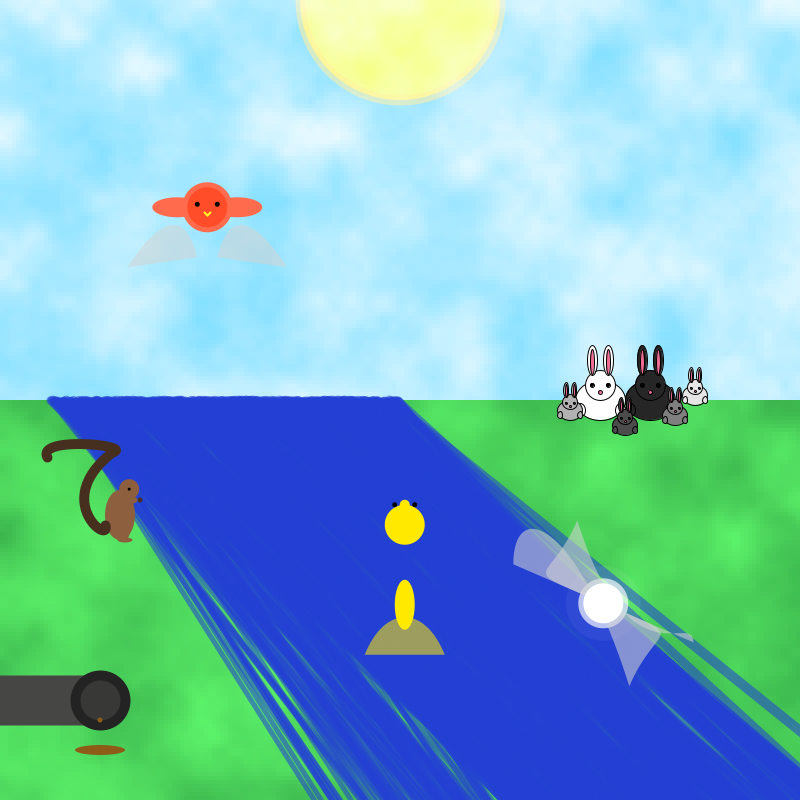
Frame 1 (no input)
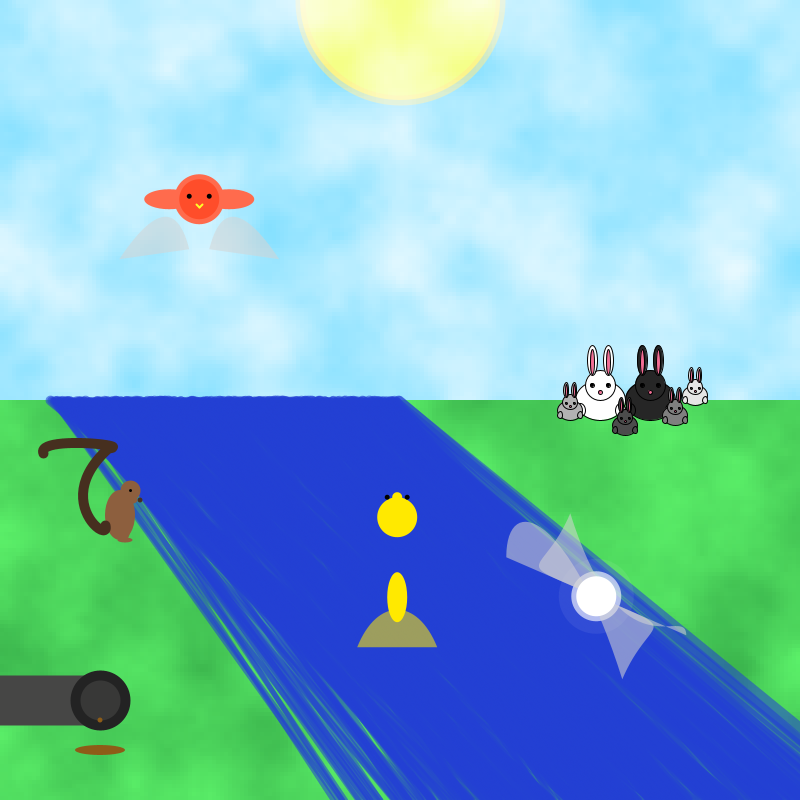
Frame 60 (the mouse pressed at the canvas centre just before this capture)
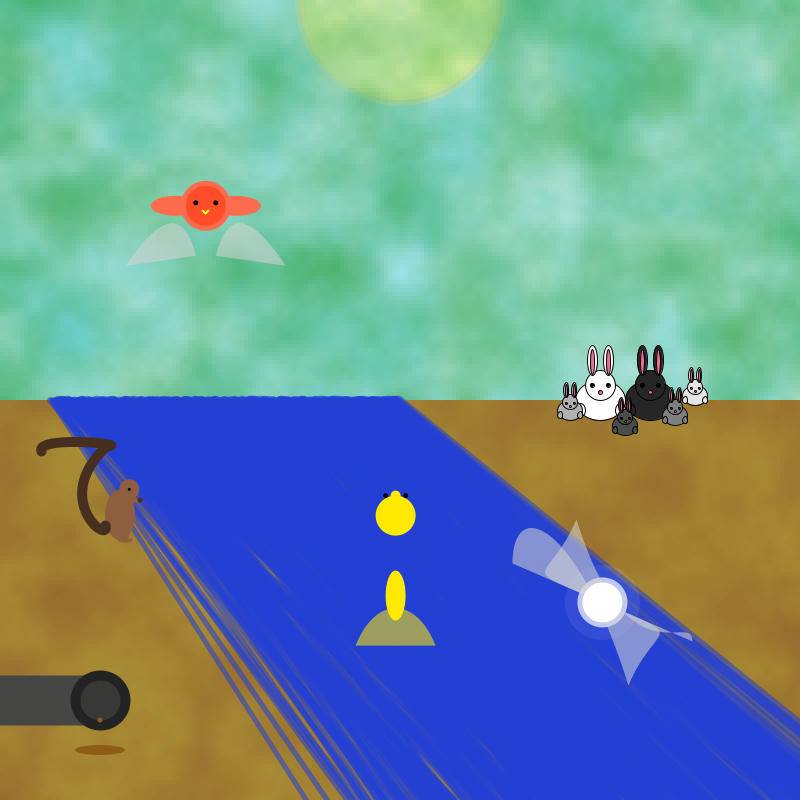
Frame 120 (the mouse held since frame 60 and released just before this capture)

The Processing sketch that drew these frames (run headless with seeded random() and noise(); from frame 60 on, the mouse is pressed at the canvas centre):

// Processing sketch: processing_10294
// ── processing_10294.pde

float inc = 0.06;
int density = 4;
float znoise = 0.0;
int [] x = {40,30,30,40, 50};
int[] y = {440, 470,400,450, 467};
float y1 = 205;
float v1 = 40;

void setup(){
  size (800,800);
  smooth();
  colorMode(HSB,360);
  cursor(HAND);
  frameRate(20);
}

void draw (){
  colorMode(HSB,360);
  background (195,200,360);
  sun (width/2, 0);
  clouds ();
  land();
  //riverbed(20);
  river();
  drainpipe();
  bunny (600,400);
  mate (650,400);
  baby1 (625,425);
  baby2 (675, 415);
  baby3 (570, 410);
  baby4 (695, 395);
  squirrel (140,500);
  float flutter = random (-5,5);
  flutterbug ((600+flutter), (600+flutter));
  float fly = random (-8,8);
  bird ((200+fly),(200+fly));
  float swim = random (-5,5);
  fish ((400+swim),(600+swim));
}

void sun (float xpos, float ypos) {
  colorMode(HSB,360);
  strokeWeight(10);
  stroke (50,200,360,200);
  fill(65,200,360);
       ellipse (xpos, ypos, 200,200);
  if (dist(mouseX, mouseY, xpos, ypos) <=100){
    if (mousePressed == true){
      fill(15,200,360);
       ellipse (xpos, ypos, 200,200);
    }
  } 
}

void clouds (){
 colorMode(HSB,360);
 noStroke();
 float xnoise = 0.0;
 float ynoise = 0.0;
 for (int y=0; y<height; y+=density) {
   for (int x=0; x<width; x+=density){
     float n = noise(xnoise, ynoise, znoise) *360;
     fill(0,0,360,n);
     rect (y,x,density,density);
     xnoise +=inc;
   }
   xnoise = 0;
   ynoise +=inc;
 }
 znoise += inc;
 if (mousePressed == true){
  if (mouseY <=height/2) {
 for (int y=0; y<height; y+=density) {
   for (int x=0; x<width; x+=density){
     float n = noise(xnoise, ynoise, znoise) *360;
     fill(130,250,230,n);
     rect (y,x,density,density);
     xnoise +=inc;
   }
   xnoise = 0;
   ynoise +=inc;
 }
 znoise += inc;
 }
 }
}

void land () {
  colorMode(HSB,360);
  noStroke();
  fill (125,220,360);        //base
  rect(0,400,800,800);
  float xnoise = 0.0;
  float ynoise = 0.0;      //shadow
  for (int y=0; y<height; y+=density) {
   for (int x=400; x<width; x+=density){
     float n = noise(xnoise, ynoise, znoise) *360;
     fill(130,250,230,n);
     rect (y,x,density,density);
     xnoise +=inc;
   }
   xnoise = 0;
   ynoise +=inc;
 }
 znoise += inc;
 if (mousePressed == true){
  if (mouseY >=height/2) {
    fill (50,250,250);        //base
  rect(0,400,800,800);
  for (int y=0; y<height; y+=density) {
   for (int x=400; x<width; x+=density){
     float n = noise(xnoise, ynoise, znoise) *360;
     fill(30,250,200,n);
     rect (y,x,density,density);
     xnoise +=inc;
   }
   xnoise = 0;
   ynoise +=inc;
 }
 znoise += inc;
  }
 }
}

void riverbed (int cnt){
  colorMode(HSB,360);
  for (int i=0; i< cnt; i++){
      fill (300);
      ellipse (x[0],y[0], 40,40);
    }
    for (int i=0; i< cnt; i++){
      fill (250);
      ellipse (x[1],y[1], 30,30);
    }
    for (int i=0; i< cnt; i++){
      fill (200);
      ellipse (x[2],y[2],25,25);
    }
    for (int i=0; i< cnt; i++){
      fill (150);
      ellipse (x[3],y[3],15,15);
    }
    for (int i=0; i< cnt; i++){
      fill (350);
      ellipse (x[4],y[4],10,10);
    }
  if (dist(mouseX, mouseY, x[0], y[0]) <=40){
    if (mousePressed == true){
      for (int i=0; i< cnt; i++){
        fill (10,360,360);
        ellipse (x[0],y[0], 8,8);
      }
    }
  }
  if (dist(mouseX, mouseY, x[1], y[1]) <=30){
    if (mousePressed == true){
      for (int i=0; i< cnt; i++){
        fill (10,360,360);
        ellipse (x[0],y[0], 8,8);
      }
    }
  }  
   if (dist(mouseX, mouseY, x[2], y[2]) <=25){
    if (mousePressed == true){
      for (int i=0; i< cnt; i++){
        fill (10,360,360);
        ellipse (x[0],y[0], 8,8);
      }
    }
   }
   if (dist(mouseX, mouseY, x[3], y[3]) <=15){
    if (mousePressed == true){
      for (int i=0; i< cnt; i++){
        fill (10,360,360);
        ellipse (x[0],y[0], 8,8);
      }
    }
   }
   if (dist(mouseX, mouseY, x[3], y[3]) <=10){
    if (mousePressed == true){
      for (int i=0; i< cnt; i++){
        fill (10,360,360);
        ellipse (x[0],y[0], 8,8);
      }
    }
   }
}  

void river (){
  colorMode(HSB,360);
  stroke(230,300,300,200);
    for (int i=50; i<400; i++){
      float r =random(5,10);
      strokeWeight(r);
      float offset = r*50.0;
      line(i, 400, i+offset, 800);
    } 
      for (int i=50; i<400; i++){
        float r =random(5,10);
        strokeWeight(r);
        float offset = r*50.0;
        if (mousePressed == true){
          if (dist(mouseX, mouseY, 100, 700) <=50){
            stroke(35,300,200,300);
            line(i, 400, i+offset, 800);
      }
    }
  }
}

void drainpipe (){
  stroke(35,5,100);            //drain pipe
    strokeWeight(50);
     line(0,700,100,700);
    stroke(50);
    strokeWeight(10);
    fill (35,5,80);
     ellipse (100,700, 50,50);
    noStroke();
    fill (35,300,200);
      ellipse (100,720,5,5);
      ellipse (100,750,50,10);
}

void bunny (int xpos, int ypos){
  colorMode(HSB,100);
  stroke(0);
  strokeWeight(1);
  fill (100);
    ellipse (xpos, ypos, 50,40);                  //Body
    ellipse ((xpos+20),(ypos+10), 10,13);        //Foot, right
    ellipse ((xpos-20),(ypos+10), 10,13);        //Foot, left
    ellipse (xpos,(ypos-15), 30,30);            //Head
    ellipse ((xpos+8),(ypos-40), 10,30);        //Ear, right
    ellipse ((xpos-8),(ypos-40), 10,30);        //Ear, left
  fill (95,55,95);
    ellipse ((xpos+8),(ypos-38), 4,25);        //Ear fill, right
    ellipse ((xpos-8),(ypos-38), 4,25);        //Ear fill, left
    ellipse (xpos,(ypos-8), 4,4);              //Nose
  fill (0);
    ellipse ((xpos+8),(ypos-15), 4,4);        //Eye right
    ellipse ((xpos-8),(ypos-15), 4,4);        //Eye left

if (dist(mouseX, mouseY, xpos, ypos) <=25){
          if (mousePressed == true){
   fill (100);
    ellipse (xpos, ypos, 50,40);                  //Body
    ellipse ((xpos+20),(ypos+10), 10,13);        //Foot, right
    ellipse ((xpos-20),(ypos+10), 10,13);        //Foot, left
    ellipse (xpos,(ypos-15), 30,30);            //Head
    ellipse ((xpos+8),(ypos-40), 10,30);        //Ear, right
    ellipse ((xpos-8),(ypos-40), 10,30);        //Ear, left
  fill (95,55,95);
    ellipse ((xpos+8),(ypos-38), 4,25);        //Ear fill, right
    ellipse ((xpos-8),(ypos-38), 4,25);        //Ear fill, left
    ellipse (xpos,(ypos-8), 4,4);              //Nose
  fill (0);
    line (xpos+8, ypos-15, xpos+4, ypos-10);          //Eye right
    line (xpos+4, ypos-15, xpos+8, ypos-10);
    line (xpos-8, ypos-15, xpos-4, ypos-10);        //Eye left
    line (xpos-4, ypos-15, xpos-8, ypos-10);
    }
  }   
}

void mate (float xpos, float ypos){
  colorMode(HSB,100);
  fill (15);
    ellipse (xpos, ypos, 50,40);                  //Body
    ellipse ((xpos+20),(ypos+10), 10,13);        //Foot, right
    ellipse ((xpos-20),(ypos+10), 10,13);        //Foot, left
    ellipse (xpos,(ypos-15), 30,30);            //Head
    ellipse ((xpos+8),(ypos-40), 10,30);        //Ear, right
    ellipse ((xpos-8),(ypos-40), 10,30);        //Ear, left
  fill (95,55,95);
    ellipse ((xpos+8),(ypos-38), 4,25);        //Ear fill, right
    ellipse ((xpos-8),(ypos-38), 4,25);        //Ear fill, left
    ellipse (xpos,(ypos-8), 4,4);              //Nose
  fill (0);
    ellipse ((xpos+8),(ypos-15), 4,4);        //Eye right
    ellipse ((xpos-8),(ypos-15), 4,4);        //Eye, left

if (dist(mouseX, mouseY, xpos, ypos) <=25){
          if (mousePressed == true){
  fill (15);
    ellipse (xpos, ypos, 50,40);                  //Body
    ellipse ((xpos+20),(ypos+10), 10,13);        //Foot, right
    ellipse ((xpos-20),(ypos+10), 10,13);        //Foot, left
    ellipse (xpos,(ypos-15), 30,30);            //Head
    ellipse ((xpos+8),(ypos-40), 10,30);        //Ear, right
    ellipse ((xpos-8),(ypos-40), 10,30);        //Ear, left
  fill (95,55,95);
    ellipse ((xpos+8),(ypos-38), 4,25);        //Ear fill, right
    ellipse ((xpos-8),(ypos-38), 4,25);        //Ear fill, left
    ellipse (xpos,(ypos-8), 4,4);              //Nose
  fill (0);
    line (xpos+8, ypos-15, xpos+4, ypos-10);          //Eye right
    line (xpos+4, ypos-15, xpos+8, ypos-10);
    line (xpos-8, ypos-15, xpos-4, ypos-10);        //Eye left
    line (xpos-4, ypos-15, xpos-8, ypos-10);
    }
  }   
}

void baby1 (float xpos, float ypos){
  colorMode(HSB,100);
  fill (30);
    ellipse (xpos, ypos, 25,20);               //Body
    ellipse ((xpos+10),(ypos+5), 5,7);        //Foot, right
    ellipse ((xpos-10),(ypos+5), 5,7);        //Foot, left
    ellipse (xpos,(ypos-8), 15,15);            //Head
    ellipse ((xpos+4),(ypos-20), 5,15);        //Ear, right
    ellipse ((xpos-4),(ypos-20), 5,15);        //Ear, left
  fill (95,55,95);
    ellipse ((xpos+4),(ypos-19), 2,13);        //Ear fill, right
    ellipse ((xpos-4),(ypos-19), 2,13);        //Ear fill, left
    ellipse (xpos,(ypos-4), 2,2);              //Nose
  fill (0);
    ellipse ((xpos+4),(ypos-7), 2,2);        //Eye right
    ellipse ((xpos-4),(ypos-7), 2,2);        //Eye, left

if (dist(mouseX, mouseY, xpos, ypos) <=12){
          if (mousePressed == true){
  fill (30);
    ellipse (xpos, ypos, 25,20);               //Body
    ellipse ((xpos+10),(ypos+5), 5,7);        //Foot, right
    ellipse ((xpos-10),(ypos+5), 5,7);        //Foot, left
    ellipse (xpos,(ypos-8), 15,15);            //Head
    ellipse ((xpos+4),(ypos-20), 5,15);        //Ear, right
    ellipse ((xpos-4),(ypos-20), 5,15);        //Ear, left
  fill (95,55,95);
    ellipse ((xpos+4),(ypos-19), 2,13);        //Ear fill, right
    ellipse ((xpos-4),(ypos-19), 2,13);        //Ear fill, left
    ellipse (xpos,(ypos-4), 2,2);              //Nose
  fill (0);
    line (xpos+4, ypos-8, xpos+2, ypos-5);          //Eye right
    line (xpos+2, ypos-8, xpos+4, ypos-5);
    line (xpos-4, ypos-8, xpos-2, ypos-5);        //Eye left
    line (xpos-2, ypos-8, xpos-4, ypos-5);
    }
  }   
}

void baby2 (float xpos, float ypos){
  colorMode(HSB,100);
  fill (50);
    ellipse (xpos, ypos, 25,20);               //Body
    ellipse ((xpos+10),(ypos+5), 5,7);        //Foot, right
    ellipse ((xpos-10),(ypos+5), 5,7);        //Foot, left
    ellipse (xpos,(ypos-8), 15,15);            //Head
    ellipse ((xpos+4),(ypos-20), 5,15);        //Ear, right
    ellipse ((xpos-4),(ypos-20), 5,15);        //Ear, left
  fill (95,55,95);
    ellipse ((xpos+4),(ypos-19), 2,13);        //Ear fill, right
    ellipse ((xpos-4),(ypos-19), 2,13);        //Ear fill, left
    ellipse (xpos,(ypos-4), 2,2);              //Nose
  fill (0);
    ellipse ((xpos+4),(ypos-7), 2,2);        //Eye right
    ellipse ((xpos-4),(ypos-7), 2,2);        //Eye, left

if (dist(mouseX, mouseY, xpos, ypos) <=12){
          if (mousePressed == true){
  fill (50);
    ellipse (xpos, ypos, 25,20);               //Body
    ellipse ((xpos+10),(ypos+5), 5,7);        //Foot, right
    ellipse ((xpos-10),(ypos+5), 5,7);        //Foot, left
    ellipse (xpos,(ypos-8), 15,15);            //Head
    ellipse ((xpos+4),(ypos-20), 5,15);        //Ear, right
    ellipse ((xpos-4),(ypos-20), 5,15);        //Ear, left
  fill (95,55,95);
    ellipse ((xpos+4),(ypos-19), 2,13);        //Ear fill, right
    ellipse ((xpos-4),(ypos-19), 2,13);        //Ear fill, left
    ellipse (xpos,(ypos-4), 2,2);              //Nose
  fill (0);
    line (xpos+4, ypos-8, xpos+2, ypos-5);          //Eye right
    line (xpos+2, ypos-8, xpos+4, ypos-5);
    line (xpos-4, ypos-8, xpos-2, ypos-5);        //Eye left
    line (xpos-2, ypos-8, xpos-4, ypos-5);
    }
  }   
}

void baby3 (float xpos, float ypos){
  colorMode(HSB,100);
  fill (70);
    ellipse (xpos, ypos, 25,20);               //Body
    ellipse ((xpos+10),(ypos+5), 5,7);        //Foot, right
    ellipse ((xpos-10),(ypos+5), 5,7);        //Foot, left
    ellipse (xpos,(ypos-8), 15,15);            //Head
    ellipse ((xpos+4),(ypos-20), 5,15);        //Ear, right
    ellipse ((xpos-4),(ypos-20), 5,15);        //Ear, left
  fill (95,55,95);
    ellipse ((xpos+4),(ypos-19), 2,13);        //Ear fill, right
    ellipse ((xpos-4),(ypos-19), 2,13);        //Ear fill, left
    ellipse (xpos,(ypos-4), 2,2);              //Nose
  fill (0);
    ellipse ((xpos+4),(ypos-7), 2,2);        //Eye right
    ellipse ((xpos-4),(ypos-7), 2,2);        //Eye, left

if (dist(mouseX, mouseY, xpos, ypos) <=12){
          if (mousePressed == true){
  fill (70);
    ellipse (xpos, ypos, 25,20);               //Body
    ellipse ((xpos+10),(ypos+5), 5,7);        //Foot, right
    ellipse ((xpos-10),(ypos+5), 5,7);        //Foot, left
    ellipse (xpos,(ypos-8), 15,15);            //Head
    ellipse ((xpos+4),(ypos-20), 5,15);        //Ear, right
    ellipse ((xpos-4),(ypos-20), 5,15);        //Ear, left
  fill (95,55,95);
    ellipse ((xpos+4),(ypos-19), 2,13);        //Ear fill, right
    ellipse ((xpos-4),(ypos-19), 2,13);        //Ear fill, left
    ellipse (xpos,(ypos-4), 2,2);              //Nose
  fill (0);
    line (xpos+4, ypos-8, xpos+2, ypos-5);          //Eye right
    line (xpos+2, ypos-8, xpos+4, ypos-5);
    line (xpos-4, ypos-8, xpos-2, ypos-5);        //Eye left
    line (xpos-2, ypos-8, xpos-4, ypos-5);
    }
  }   
}

void baby4 (float xpos, float ypos){
  colorMode(HSB,100);
  fill (90);
    ellipse (xpos, ypos, 25,20);               //Body
    ellipse ((xpos+10),(ypos+5), 5,7);        //Foot, right
    ellipse ((xpos-10),(ypos+5), 5,7);        //Foot, left
    ellipse (xpos,(ypos-8), 15,15);            //Head
    ellipse ((xpos+4),(ypos-20), 5,15);        //Ear, right
    ellipse ((xpos-4),(ypos-20), 5,15);        //Ear, left
  fill (95,55,95);
    ellipse ((xpos+4),(ypos-19), 2,13);        //Ear fill, right
    ellipse ((xpos-4),(ypos-19), 2,13);        //Ear fill, left
    ellipse (xpos,(ypos-4), 2,2);              //Nose
  fill (0);
    ellipse ((xpos+4),(ypos-7), 2,2);        //Eye right
    ellipse ((xpos-4),(ypos-7), 2,2);        //Eye, left

if (dist(mouseX, mouseY, xpos, ypos) <=12){
          if (mousePressed == true){
  fill (90);
    ellipse (xpos, ypos, 25,20);               //Body
    ellipse ((xpos+10),(ypos+5), 5,7);        //Foot, right
    ellipse ((xpos-10),(ypos+5), 5,7);        //Foot, left
    ellipse (xpos,(ypos-8), 15,15);            //Head
    ellipse ((xpos+4),(ypos-20), 5,15);        //Ear, right
    ellipse ((xpos-4),(ypos-20), 5,15);        //Ear, left
  fill (95,55,95);
    ellipse ((xpos+4),(ypos-19), 2,13);        //Ear fill, right
    ellipse ((xpos-4),(ypos-19), 2,13);        //Ear fill, left
    ellipse (xpos,(ypos-4), 2,2);              //Nose
  fill (0);
    line (xpos+4, ypos-8, xpos+2, ypos-5);          //Eye right
    line (xpos+2, ypos-8, xpos+4, ypos-5);
    line (xpos-4, ypos-8, xpos-2, ypos-5);        //Eye left
    line (xpos-2, ypos-8, xpos-4, ypos-5);
    }
  }   
}

void squirrel (float xpos, float ypos){
  colorMode(HSB,360);
  noStroke();
  fill (25,200,100);
    ellipse (xpos,ypos,5,5);              //nut
  fill(25, 200, 200);
    ellipse (xpos-20,ypos+15,30,50);          //body
    ellipse (xpos-10,ypos,15,8);            //arm
    ellipse (xpos-15, ypos+30,10,20);        //leg
    ellipse (xpos-15,ypos+40, 15,5);        //foot
    float headmove = (random (9,11));
    ellipse ((xpos-headmove), (ypos-headmove),20,20);        //head
  fill (0);
    ellipse (xpos-headmove,ypos-headmove,3,3);           //eye
  noFill();
  beginShape();
    stroke (25,200,100);
    strokeWeight(10);
    float tailmove = random (0,10);
    vertex ((xpos-100+tailmove), (ypos-50+tailmove));
    bezierVertex (xpos-105,ypos-65,xpos-5,ypos-55,(xpos-35+tailmove), (ypos-55+tailmove));
    bezierVertex (xpos-90, ypos, xpos-30, ypos+45, xpos-35, ypos+25);
    endShape();

if (dist(mouseX, mouseY, xpos-20, ypos+15) <=25){
          if (mousePressed == true){
  noStroke();
  fill (0,300,350);
    ellipse (xpos,ypos,5,5);              //nut
  fill(115, 300, 360);
    ellipse (xpos-20,ypos+15,30,50);          //body
    ellipse (xpos-10,ypos,15,8);            //arm
    ellipse (xpos-15, ypos+30,10,20);        //leg
    ellipse (xpos-15,ypos+40, 15,5);        //foot
    ellipse ((xpos-headmove), (ypos-headmove),20,20);        //head
  fill (10,300,200);
    ellipse (xpos-headmove,ypos-headmove,3,3);           //eye
  noFill();
  beginShape();
    stroke (115,200,100);
    strokeWeight(10);
    vertex ((xpos-100+tailmove), (ypos-50+tailmove));
    bezierVertex (xpos-105,ypos-65,xpos-5,ypos-55,(xpos-35+tailmove), (ypos-55+tailmove));
    bezierVertex (xpos-90, ypos, xpos-30, ypos+45, xpos-35, ypos+25);
    endShape();
    }
  }    
}

void flutterbug (float xpos, float ypos){
  colorMode(HSB,360);
  noStroke();
    fill(0,0,360,random(15,30));
      ellipse (xpos, ypos, 75,75);
    fill(0,0,360,random (200,250));
      ellipse (xpos, ypos, 50,50);
   fill(0,0,300,200);                               //right wing
      beginShape();
      vertex(xpos,ypos);
      bezierVertex(xpos+90.0,xpos+39.0,xpos+54.0,xpos+17.0,xpos+26.0,xpos+83.0);
      bezierVertex(ypos-26.0,ypos-83.0,ypos-90.0,ypos-107.0,ypos-90.0,ypos-39.0);
      endShape();
   fill(0,0,300,200);                              //left wing
      beginShape();
      vertex(xpos,ypos);
      bezierVertex(xpos-90.0,xpos-39.0,xpos-54.0,xpos-17.0,xpos-26.0,xpos-83.0);
      bezierVertex(ypos+26.0,ypos+83.0,ypos+90.0,ypos+07.0,ypos+90.0,ypos+39.0);
      endShape();
   noStroke();
   fill(0,0,360);
      ellipse (xpos, ypos, 40,40);

if (dist(mouseX, mouseY, xpos, ypos) <=25){
          if (mousePressed == true){
   fill(10,360,360,random(50,60));
      ellipse (xpos, ypos, 75,75);
   fill(0,0,0,random (200,250));
      ellipse (xpos, ypos, 50,50);
   fill(50,0,0,200);                               //right wing
      beginShape();
      vertex(xpos,ypos);
      bezierVertex(xpos+90.0,xpos+39.0,xpos+54.0,xpos+17.0,xpos+26.0,xpos+83.0);
      bezierVertex(ypos-26.0,ypos-83.0,ypos-90.0,ypos-107.0,ypos-90.0,ypos-39.0);
      endShape();
   fill(50,0,0,200);                              //left wing
      beginShape();
      vertex(xpos,ypos);
      bezierVertex(xpos-90.0,xpos-39.0,xpos-54.0,xpos-17.0,xpos-26.0,xpos-83.0);
      bezierVertex(ypos+26.0,ypos+83.0,ypos+90.0,ypos+07.0,ypos+90.0,ypos+39.0);
      endShape();
   noStroke();
   fill(0);
      ellipse (xpos, ypos, 40,40);              //body
   strokeWeight(3);
   stroke (0,0,360);
     line (xpos+5, ypos+9, xpos+5, ypos+5);     //teeth
     line (xpos-5, ypos+9, xpos-5, ypos+5);
   noStroke();
   fill(10,360,360);
     ellipse (xpos+8,ypos-5, 5,5);            //eyes
     ellipse (xpos-8,ypos-5, 5,5);
      }  
    }     
  }

void bird (float xpos, float ypos){
  colorMode(HSB,360);
  noStroke();
    fill(0,0,300,200);                               //right wing
      bezier(xpos-80.0,ypos+60.0,xpos-40.0,ypos,xpos-20.0,ypos+10.0,xpos-10.0,ypos+50.0);
      bezier(xpos+80.0,ypos+60.0,xpos+40.0,ypos,xpos+20.0,ypos+10.0,xpos+10.0,ypos+50.0);
    fill(10,250,360);
      ellipse (xpos, ypos, 50,50);            //body
      ellipse (xpos-30, ypos, 50,20);        //right wing
      ellipse (xpos+30, ypos, 50,20);        //left wing
   fill(10,300,360);
      ellipse (xpos, ypos, 40,40);        //head
   fill (0);
      ellipse (xpos-10, ypos-3, 5,5);        //eyes
      ellipse (xpos+10, ypos-3, 5,5);
   strokeWeight(2);
   stroke (60,300,360);
     line (xpos, ypos+8, xpos-3, ypos+5);      //beak
     line (xpos, ypos+8, xpos+3, ypos+5);

if (dist(mouseX, mouseY, xpos, ypos) <=25){
    if (mousePressed == true){
    noStroke();
    fill(200,360,360);
      ellipse(xpos-10,y1,4,4);          //tears
      ellipse(xpos+10,y1,4,4);
  y1+=v1;  
    if (y1>= 420){
      y1=420;
      fill(230,300,300);
        ellipse(xpos-10,y1,4,4);          //tears
        ellipse(xpos+10,y1,4,4);
      }  
    }
  }      
}

void fish(float xpos, float ypos){
  noStroke();
  fill(55, 360,360);
    ellipse (xpos,ypos-100, 10,10);     //nose
    ellipse (xpos,ypos-80, 40,40);    //head
    ellipse (xpos,ypos, 20,50);      //tail
  fill (0);
    ellipse (xpos+10,ypos-100, 5,5);    //eyes
    ellipse (xpos-10,ypos-100, 5,5);
  fill(55, 360,360,200);            //fin
    bezier(xpos-40.0,ypos+50.0,xpos-20.0,ypos,xpos+20.0,ypos,xpos+40.0,ypos+50.0);

if (dist(mouseX, mouseY, xpos, ypos) <=25){
    if (mousePressed == true){
      strokeWeight(10);
      stroke (230,300,300);
      fill(230,300,300);
        ellipse (xpos,ypos, 20,50);      //tail
        bezier(xpos-40.0,ypos+50.0,xpos-20.0,ypos,xpos+20.0,ypos,xpos+40.0,ypos+50.0);
        line (xpos-40.0,ypos+50.0,xpos+40.0,ypos+50.0);
    }
   }
 if (dist(mouseX, mouseY, xpos, ypos-80) <=25){
    if (mousePressed == true){
      strokeWeight(10);
      stroke (230,300,300);
      fill(230,300,300);
        ellipse (xpos,ypos-100, 10,10);     //nose
        ellipse (xpos,ypos-80, 40,40);      //head
        ellipse (xpos+10,ypos-100, 5,5);    //eyes
        ellipse (xpos-10,ypos-100, 5,5);
      }
   }
 }
